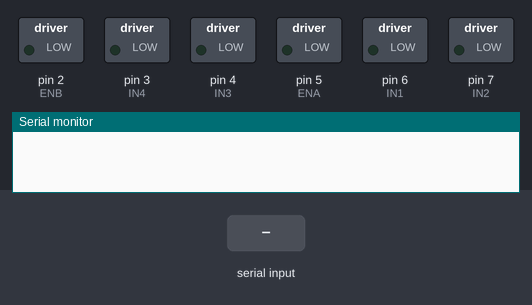
Bench run of a sketch on a simulated Arduino Uno, built with avr-gcc and run on an emulated ATmega328P. Shown: switched loads named in the sketch (green lamp = pin HIGH), the last lines printed to the serial monitor. The inputs (shaded band) are chosen by the test bench.

Above: at 1.2 s.
1.3 s: "w" received over Serial
At 2.2 s:
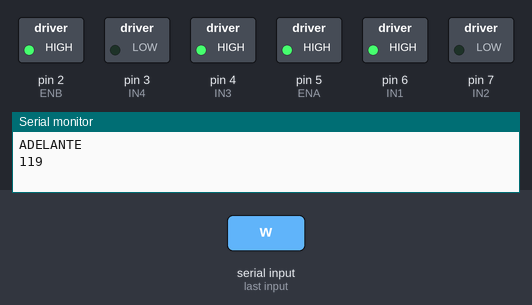
2.8 s: "s" received over Serial
At 3.3 s:
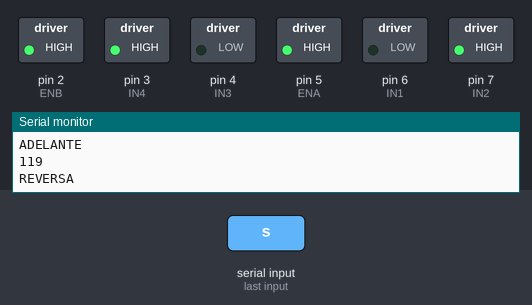
4.3 s: "a" received over Serial
At 5.5 s:
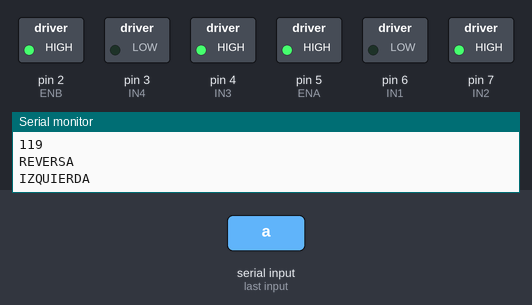
5.8 s: "d" received over Serial
At 6.8 s:
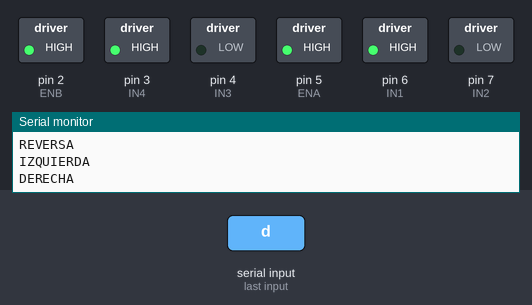
7.3 s: "e" received over Serial
At 7.9 s:
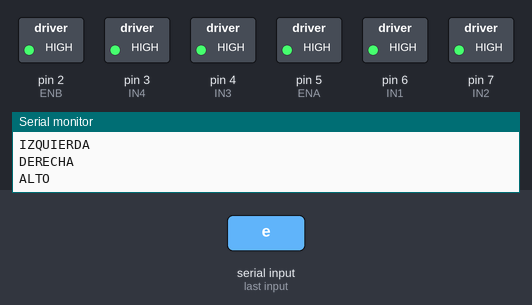
Timing chart, 0 to 9.8 s (numbered marks = the images above; inputs shaded):
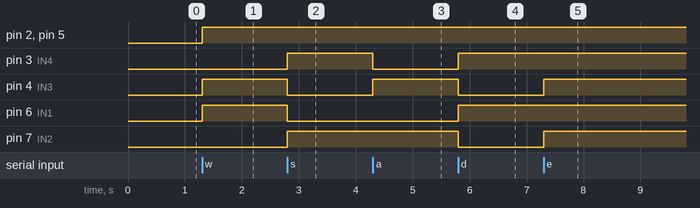

The sketch:

Puente_H_con_comandos.ino
```cpp
#include <VirtualWire.h>

int IN3 = 4;    // Input3 conectada al pin 5              +
int IN4 = 3;    // Input4 conectada al pin 4              +Motor Derecho
int ENB = 2;    // ENB conectada al pin 3 de Arduino      +
int IN1 = 6;    // Input3 conectada al pin 7              -
int IN2 = 7;    // Input3 conectada al pin 8              -Motor Izquierdo
int ENA = 5;    // ENA conectada al pin 6  de Arduino     -
int ibyte;
/*Adelante = W
  Alto = E
  Reversa = S
  Vuelta a la Izquierda = A
  Vuelta a la Derecha = D
*/
void setup()
{
  pinMode (ENB, OUTPUT);
  pinMode (IN3, OUTPUT);
  pinMode (IN4, OUTPUT);
  pinMode (ENA, OUTPUT);
  pinMode (IN1, OUTPUT);
  pinMode (IN2, OUTPUT);
  Serial.begin(9600); //Iniciamos el serial
}

void loop()
{
 if (Serial.available() > 0) {
    // read the oldest byte in the serial buffer:
    ibyte = Serial.read();
    if (ibyte == 'w')
       { adelante();
         Serial.println("ADELANTE");
         Serial.println(ibyte);}
    if (ibyte == 's')
       { reversa();
         Serial.println("REVERSA");}
    if (ibyte == 'a')
       { izquierda();
         Serial.println("IZQUIERDA");}
    if (ibyte == 'd')
       { derecha();
         Serial.println("DERECHA");}
    if (ibyte == 'e')
       { alto();
         Serial.println("ALTO");}
    }
  }

// FUNCIONES
void adelante(){
  digitalWrite (IN3, HIGH);
  digitalWrite (IN4, LOW);
  digitalWrite (ENB, HIGH);
  digitalWrite (IN1, HIGH);
  digitalWrite (IN2, LOW);
  digitalWrite (ENA, HIGH);
  }
void reversa(){
  digitalWrite (IN3, LOW);
  digitalWrite (IN4, HIGH);
  digitalWrite (ENB, HIGH);
  digitalWrite (IN1, LOW);
  digitalWrite (IN2, HIGH);
  digitalWrite (ENA, HIGH);
  }
void izquierda(){
  digitalWrite (IN3, HIGH);
  digitalWrite (IN4, LOW);
  digitalWrite (ENB, HIGH);
  digitalWrite (IN1, LOW);
  digitalWrite (IN2, HIGH);
  digitalWrite (ENA, HIGH);
  }
void derecha(){
  digitalWrite (IN3, LOW);
  digitalWrite (IN4, HIGH);
  digitalWrite (ENB, HIGH);
  digitalWrite (IN1, HIGH);
  digitalWrite (IN2, LOW);
  digitalWrite (ENA, HIGH);
  }
void alto(){
  digitalWrite (IN3, HIGH);
  digitalWrite (IN4, HIGH);
  digitalWrite (ENB, HIGH);
  digitalWrite (IN1, HIGH);
  digitalWrite (IN2, HIGH);
  digitalWrite (ENA, HIGH);
  }
```

Measured:
- after the input at 1.3 s, pin 2 (ENB), pin 4 (IN3), pin 5 (ENA), pin 6 (IN1): LOW → HIGH at once
- after the input at 2.8 s, pin 3 (IN4), pin 7 (IN2): LOW → HIGH at once; pin 4 (IN3), pin 6 (IN1): HIGH → LOW at once
- after the input at 4.3 s, pin 3 (IN4): HIGH → LOW at once; pin 4 (IN3): LOW → HIGH at once
- after the input at 5.8 s, pin 3 (IN4), pin 6 (IN1): LOW → HIGH at once; pin 4 (IN3), pin 7 (IN2): HIGH → LOW at once
- after the input at 7.3 s, pin 4 (IN3), pin 7 (IN2): LOW → HIGH at once
